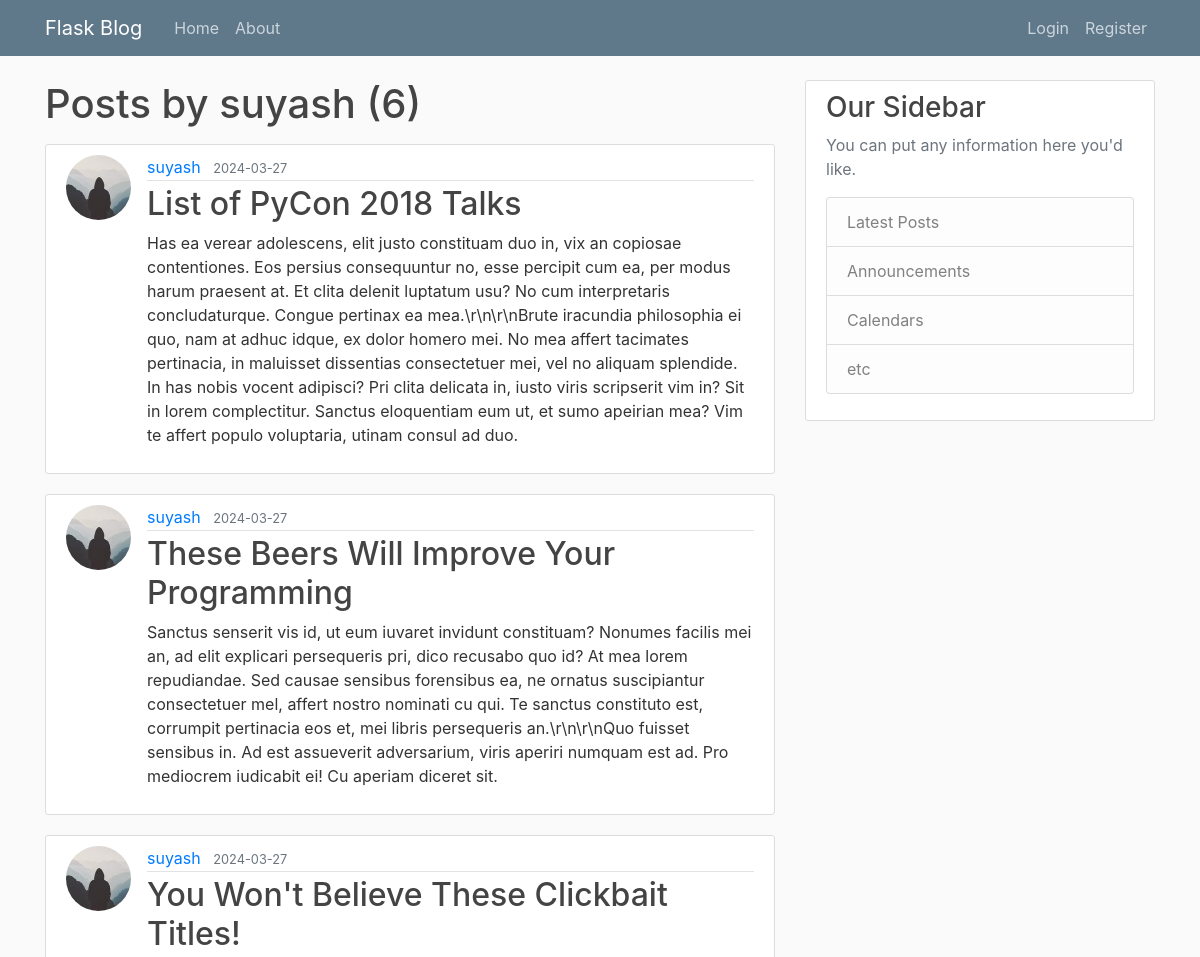
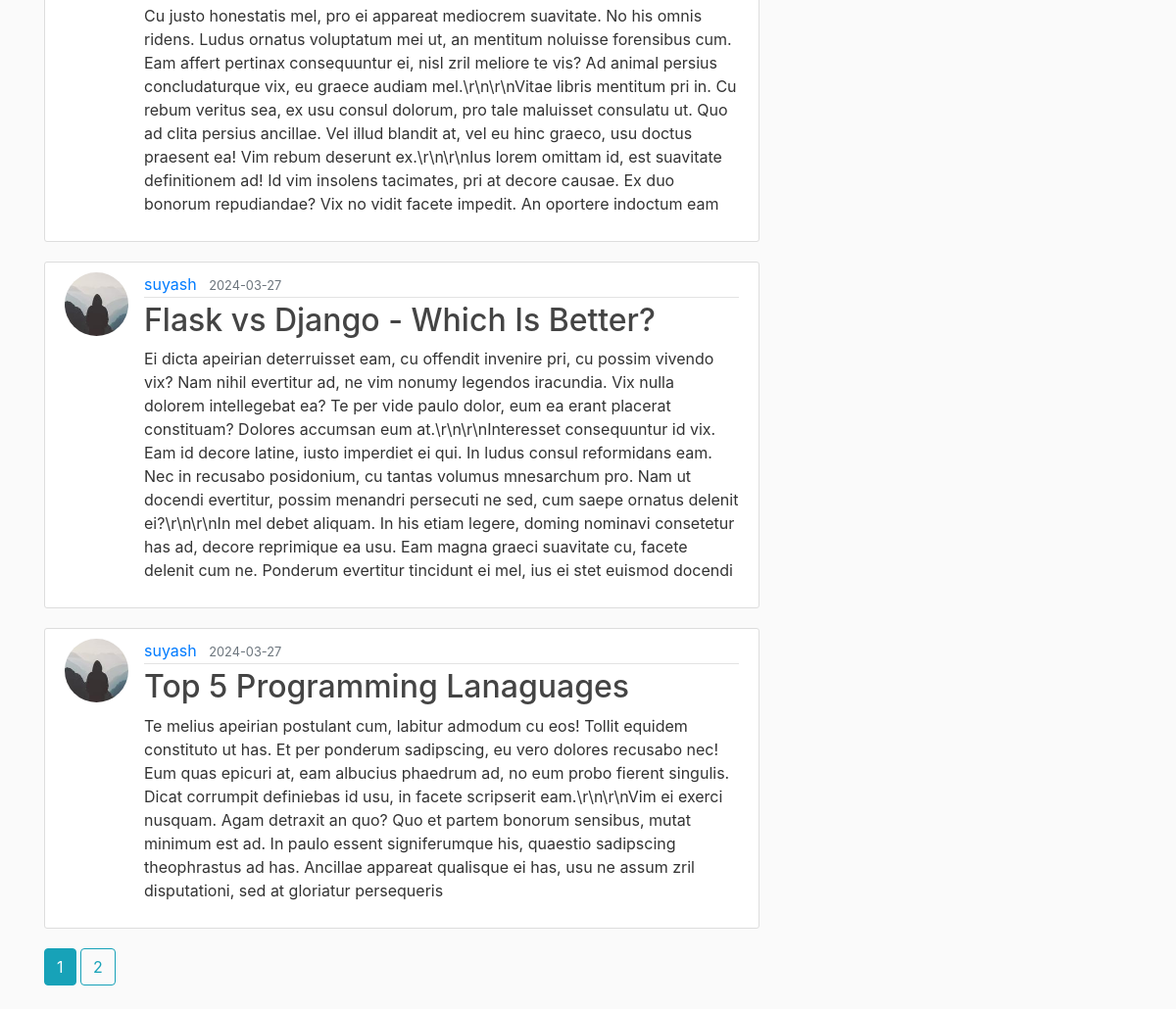
Page /user/suyash on the earlier database version (2 pictures, top to bottom).
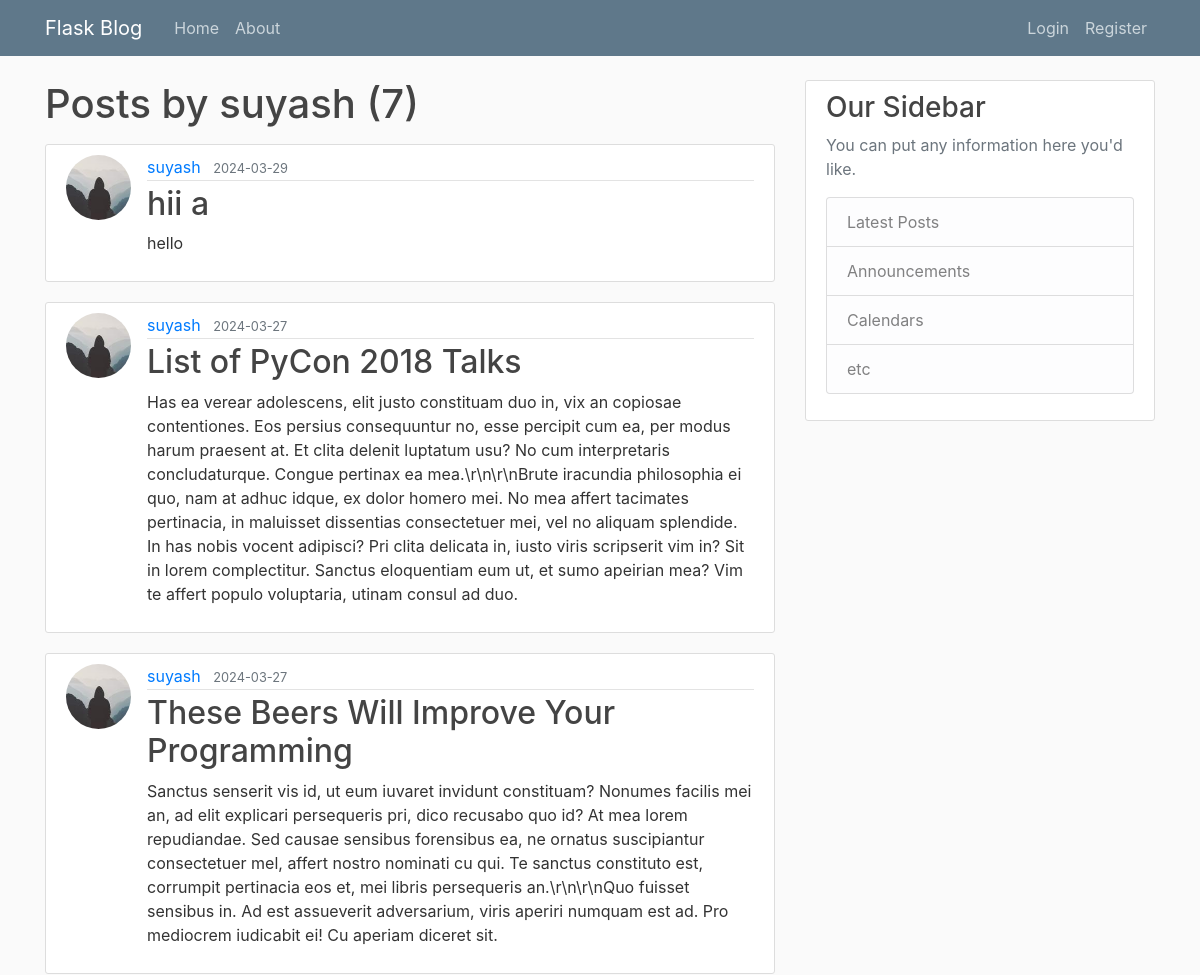
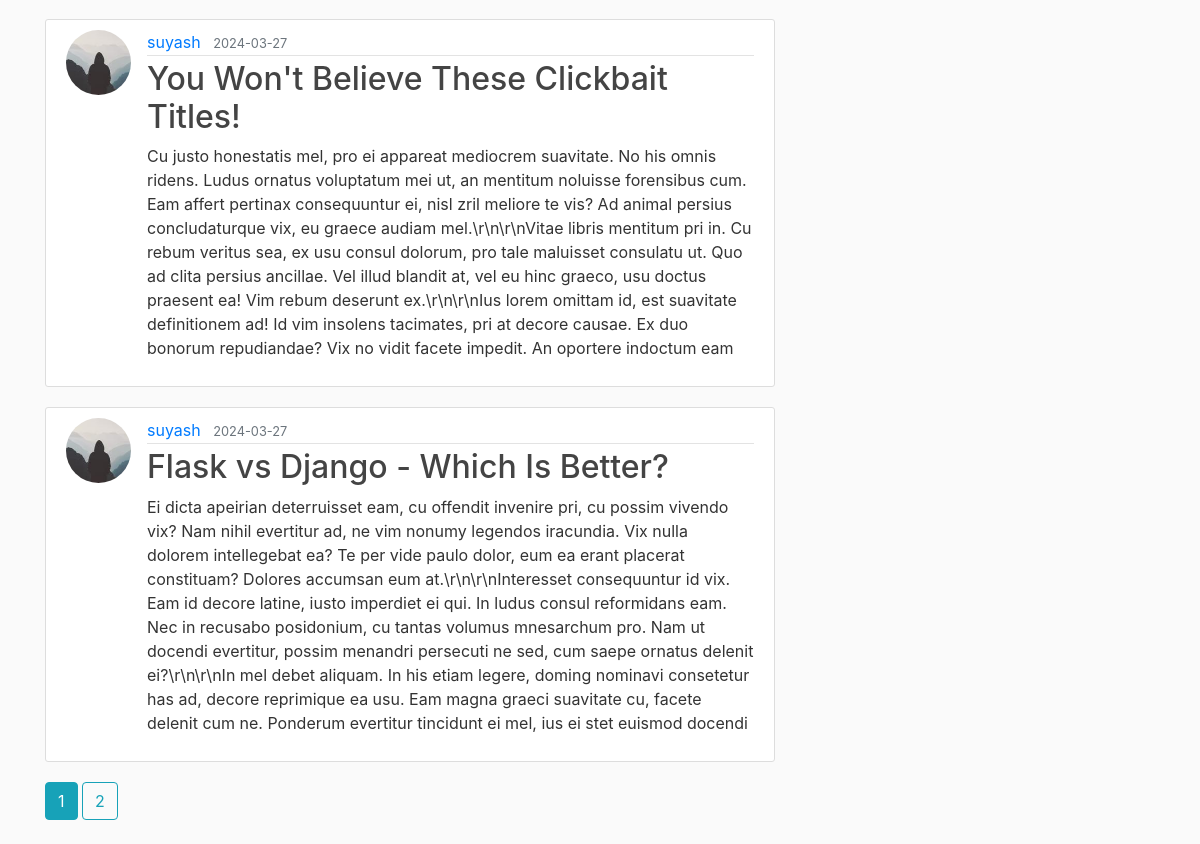
Same page on the later database version (2 pictures, top to bottom).
### flaskblog/models.py (models this page shows, shortened)
class Post(db.Model):
    id = db.Column(db.Integer, primary_key=True)
    title = db.Column(db.String(100), nullable=False)
    date_posted = db.Column(db.DateTime, nullable=False, default=datetime.utcnow)
    content = db.Column(db.Text, nullable=False)
    user_id = db.Column(db.Integer, db.ForeignKey('user.id'), nullable=False)

class User(db.Model, UserMixin):
    id = db.Column(db.Integer, primary_key=True)
    username = db.Column(db.String(20), unique=True, nullable=False)
    email = db.Column(db.String(120), unique=True, nullable=False)
    image_file = db.Column(db.String(20), nullable=False, default='default.jpg')
    password = db.Column(db.String(60), nullable=False)
    posts = db.relationship('Post', backref='author', lazy=True)

### flaskblog/routes.py (the view)
@app.route("/user/<string:username>")
def user_posts(username):
    page = request.args.get('page', 1, type=int)
    user = User.query.filter_by(username=username).first_or_404()
    posts = Post.query.filter_by(author=user)\
        .order_by(Post.date_posted.desc())\
        .paginate(page=page, per_page=5)
    return render_template('user_posts.html', posts=posts, user=user)

### flaskblog/templates/user_posts.html
{% extends "layout.html" %}
{% block content %}
    <h1 class="mb-3">Posts by {{ user.username }} ({{ posts.total }})</h1>
    {% for post in posts.items %}
        <article class="media content-section">
          <img class="rounded-circle article-img" src="{{ url_for('static', filename='profile_pics/' + post.author.image_file) }}">
          <div class="media-body">
            <div class="article-metadata">
              <a class="mr-2" href="{{ url_for('user_posts', username=post.author.username) }}">{{ post.author.username }}</a>
              <small class="text-muted">{{ post.date_posted.strftime('%Y-%m-%d') }}</small>
            </div>
            <h2><a class="article-title" href="{{ url_for('post', post_id=post.id) }}">{{ post.title }}</a></h2>
            <p class="article-content">{{ post.content }}</p>
          </div>
        </article>
    {% endfor %}
    {% for page_num in posts.iter_pages(left_edge=1, right_edge=1, left_current=1, right_current=2) %}
      {% if page_num %}
        {% if posts.page == page_num %}
          <a class="btn btn-info mb-4" href="{{ url_for('user_posts', username=user.username, page=page_num) }}">{{ page_num }}</a>
        {% else %}
          <a class="btn btn-outline-info mb-4" href="{{ url_for('user_posts', username=user.username, page=page_num) }}">{{ page_num }}</a>
        {% endif %}
      {% else %}
        ...
      {% endif %}
    {% endfor %}
{% endblock content %}

Differences in the rows shown:
no longer on this page (row unchanged): Post: image_file (picture), author.username "suyash", date_posted "2024-03-27", title "Top 5 Programming Lanaguages", content "Te melius apeirian postulant cum, labitur admodum cu eos! Tollit equidem constituto ut has. Et per ponderum sadipscing, eu vero dolores recusabo nec! Eum quas epicuri at, eam albucius phaedrum ad, no eum probo fierent singulis. Dicat corrumpit definiebas id usu, in facete scripserit eam.\\r\\n\\r\\nVim ei exerci nusquam. Agam detraxit an quo? Quo et partem bonorum sensibus, mutat minimum est ad. In paulo essent signiferumque his, quaestio sadipscing theophrastus ad has. Ancillae appareat qualisque ei has, usu ne assum zril disputationi, sed at gloriatur persequeris"
added Post: image_file (picture), author.username "suyash", date_posted "2024-03-29", title "hii a", content "hello"
Other differences:
{{ posts.total }}: "6" → "7"
